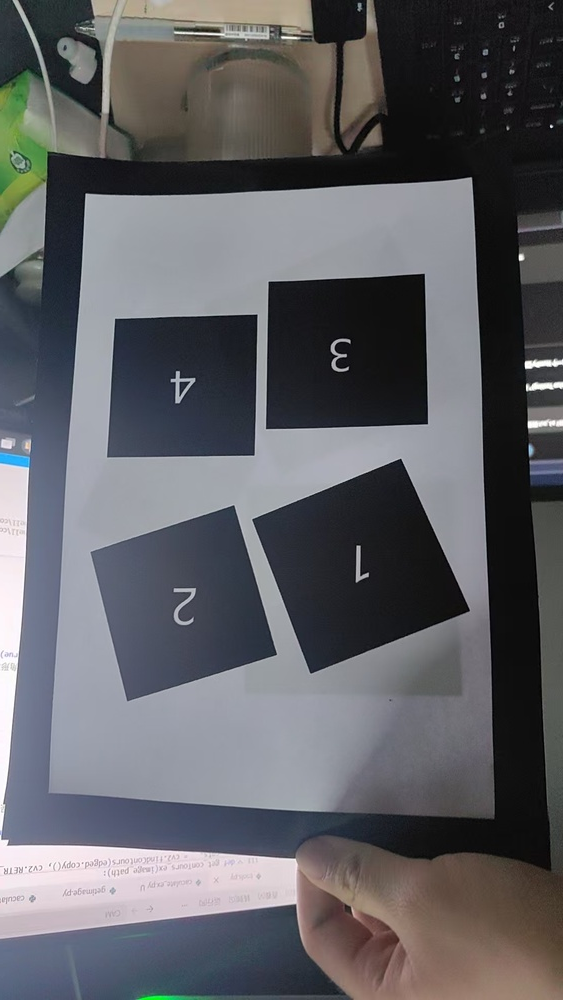
#> input picture data/test.jpg, 563 x 1000 px, shrunk from 1080 x 1919 before the run; its folder holds only this picture in this run
$ python -i tools.py   (imports and definitions only)
#> lines starting #> are read from the running program, lines starting #| are printed output that depends on the picture; after the words box and inside, x2 and y2 are one past the last pixel; in counts of white or black regions, pixels touching at a corner belong together
import cv2
import numpy as np

# [114 lines left out: function get_conTours, not called in this run]

def get_conTours_ex(image_path):
#> called with image_path = '../data/test.jpg'
    img = cv2.imread(image_path)
#> img is the input picture: shape (1000, 563, 3); mean B, G, R 100.5, 96.1, 95.6
    if img is None:
        print("错误：无法加载图片")
        return None
    print(f"图片读取成功！大小：{img.shape[0]} x {img.shape[1]}")
#| 图片读取成功！大小：1000 x 563

    # 2. 预处理：灰度化 -> 高斯滤波 -> 边缘检测
    gray = cv2.cvtColor(img, cv2.COLOR_BGR2GRAY)
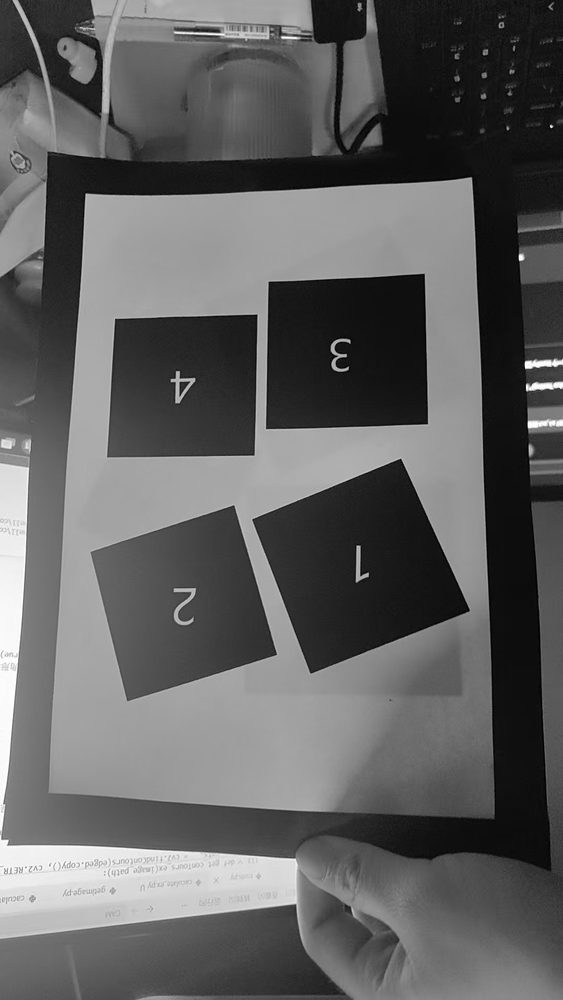
#> gray: shape (1000, 563); min 0, max 255, mean 96.5

    gray[gray < 50] = 0
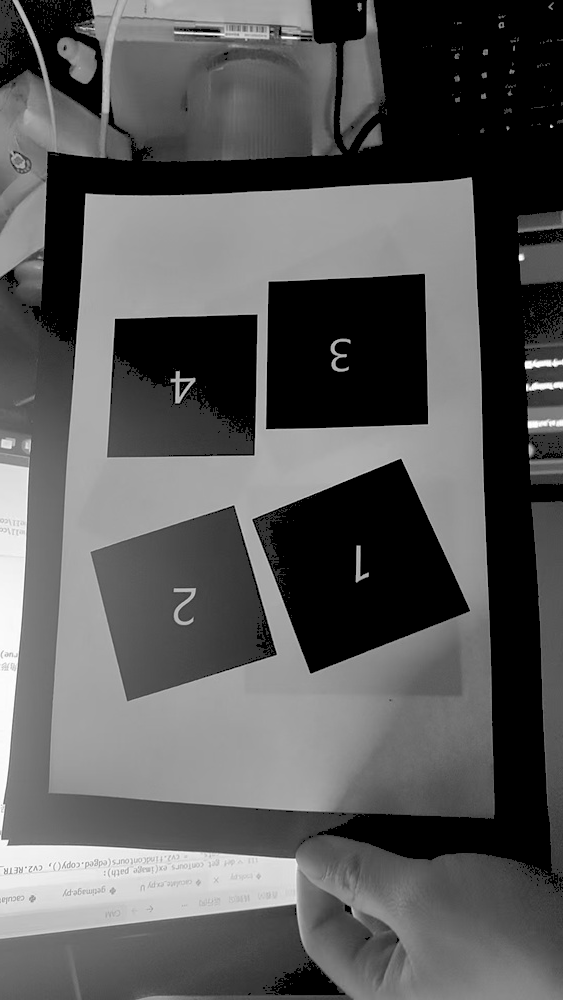
#> gray: shape (1000, 563); min 0, max 255, mean 89.3
    gray[gray >= 50] = 255#二值化，主要去除阴影
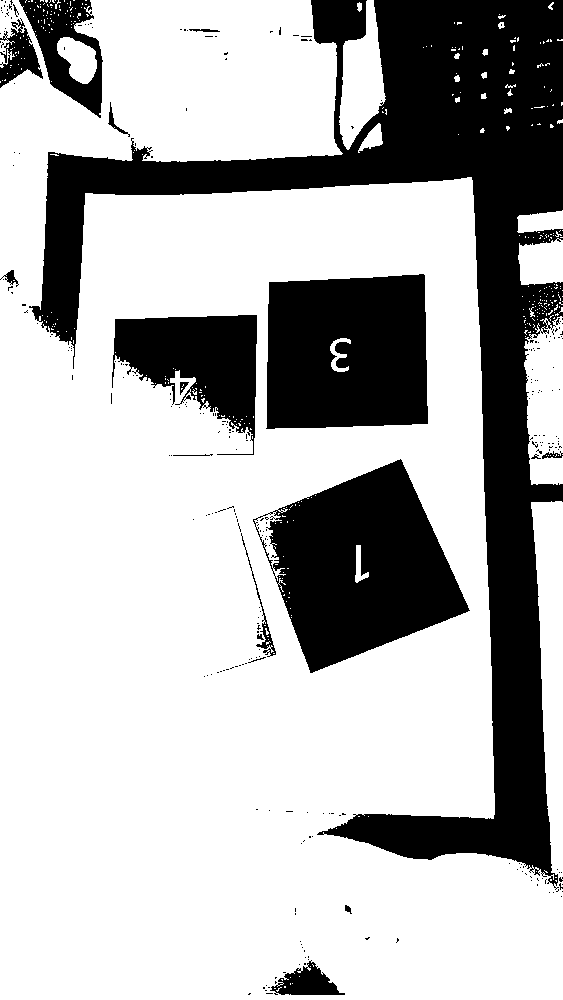
#> gray: shape (1000, 563); 70.8% white; 281 black regions (262 under 20 px), largest, box (x1, y1, x2, y2) and area: (29, 0, 563, 890) 95034, (253, 459, 470, 673) 26445, (266, 274, 428, 429) 23203

    #调试开启
    # cv2.namedWindow("Gray", cv2.WINDOW_NORMAL)
    # cv2.imshow("Gray", gray)

    blurred = cv2.GaussianBlur(gray, (5, 5), 0)
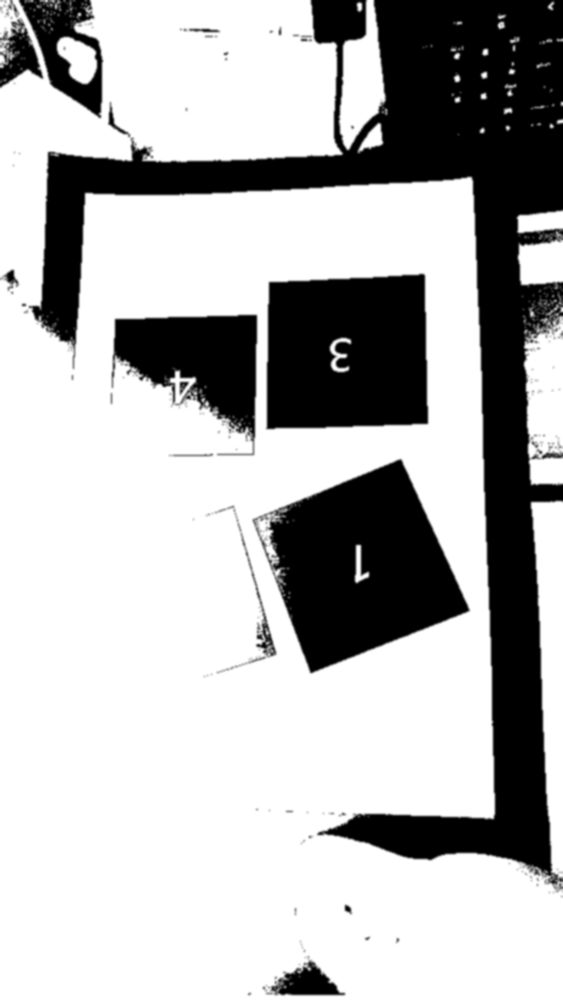
#> blurred: shape (1000, 563); min 0, max 255, mean 180.5

    edged = cv2.Canny(blurred, 100, 150)
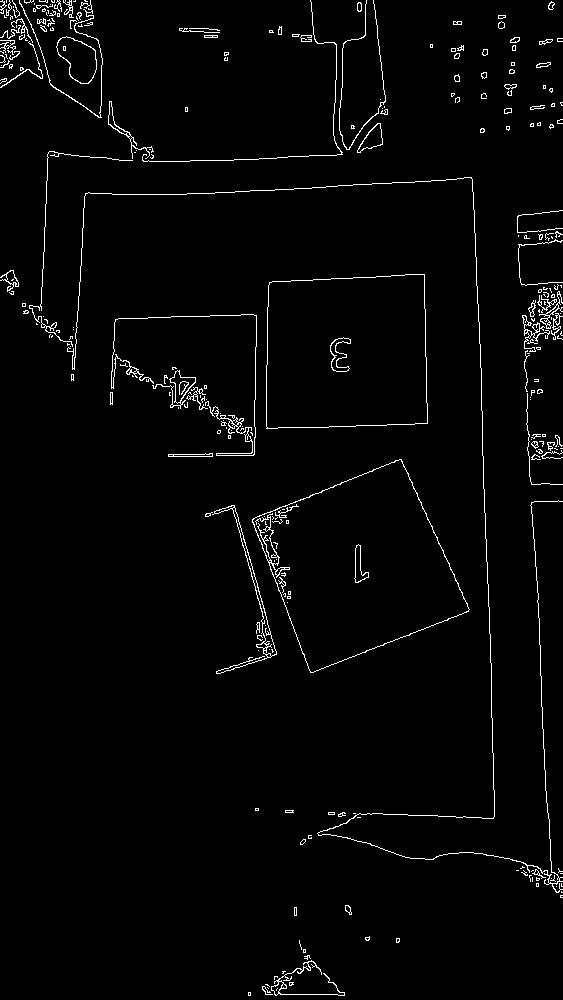
#> edged: shape (1000, 563); 2.2% white in thin lines or dots

    #100：低阈值（threshold1），用于检测弱边缘。梯度值低于此阈值的像素会被丢弃。
    #150：高阈值（threshold2），用于检测强边缘。梯度值高于此阈值的像素被认为是确定的边缘。
    # cv2.namedWindow("Edged", cv2.WINDOW_NORMAL)
    # cv2.imshow("Edged", edged)

    # 3. 寻找轮廓并排序（取面积最大的，即 A4 纸外框）
    cnts, _ = cv2.findContours(edged.copy(), cv2.RETR_LIST, cv2.CHAIN_APPROX_NONE)
#> cnts = 452 contours, 370 with area under 20; largest, box (x1, y1, x2, y2) and area: (252, 459, 470, 673) 27460, (252, 459, 470, 673) 27252, (266, 274, 428, 429) 23466, (266, 274, 428, 429) 23463, (56, 36, 97, 84) 1222

    #print(f"原始轮廓数量：{len(cnts)}")
    cnts = sorted(cnts, key=cv2.contourArea, reverse=True)

    # 4.用面积与周长之比的方法来过滤掉一些不规则的轮廓，保留更接近矩形的轮廓
    #min_area = img.shape[0] * img.shape[1] * 0.005  # 根据实际情况调整最小面积阈值
    min_area = cv2.contourArea(cnts[0]) * 0.02
#> min_area = 549.2
    good_cnts = []
    for cnt in cnts:
        x, y, w, h = cv2.boundingRect(cnt)
        area = w * h

        if area < min_area:
            continue

        peri = cv2.arcLength(cnt, True)
        if peri == 0:
            continue


        # 稍微减小 epsilon 参数 (0.02 -> 0.015)，防止三角形顶点被过度简化
        approx = cv2.approxPolyDP(cnt, 0.015 * peri, True)

        # 凸性检测
        # if not cv2.isContourConvex(approx):
        #     continue

        num_vertices = len(approx)
        rect = cv2.minAreaRect(cnt)
        (x, y), (w, h), angle = rect
        ratio = w / h if h != 0 else 0
        rect_area = w * h
        extent = area / rect_area if rect_area != 0 else 0


        # . 矩形/A4纸判定 (通常拟合为 4 个点)
        if num_vertices == 4:
            # 矩形占空比很高，通常 > 0.7 (理想是 1.0)
            if extent > 0.65 and 0.5 < ratio < 2.0:
                good_cnts.append(cnt)
        elif num_vertices > 4:
            good_cnts.append(cnt)
#> this loop made 452 passes
#> area on passes 22, 24, 25: 418, 221, 180
#> after the loop, good_cnts = 31 contours, 3 with area under 20; largest, box (x1, y1, x2, y2) and area: (252, 459, 470, 673) 27460, (252, 459, 470, 673) 27252, (266, 274, 428, 429) 23466, (266, 274, 428, 429) 23463, (56, 36, 97, 84) 1222

    #print(f"过滤前轮廓数量：{len(good_cnts)}")


    ft_cnts =filter_similar_contours(good_cnts)
#> in filter_similar_contours, `cnts = sorted(cnts, key=cv2.contourArea, reverse=True)`: cnts has the same summary as good_cnts in get_conTours_ex
#> the loop in filter_similar_contours, `for cnt in cnts:` made 31 passes
#> (curr_cx, curr_cy, curr_area) on passes 1 to 10: (358, 565, 27460), (358, 565, 27251.5), (346, 352, 23465.5), (346, 352, 23463), (77, 58, 1222), (78, 58, 1188), (255, 597, 714), (258, 598, 557.5), (180, 385, 407.5), (181, 385, 367)
#> curr_cx on pass 11: 371
    print(f"过滤后轮廓数量：{len(ft_cnts)}")
#| 过滤后轮廓数量：27

    # [7 lines of commented-out code are left out]

    a4_out, border_in, target = get_cplx_conTours(ft_cnts,gray.copy())
#> the loop in get_cplx_conTours, `for i in range(len(cnts)):` made 1 pass
#> the loop in get_cplx_conTours, `for cand in cnts:` made 27 passes

    num_cnt = 0
    if a4_out is not None:
        num_cnt += 1
    if border_in is not None:
        num_cnt += 1
    if   len(target) > 0:
        if isinstance(target[0], np.ndarray) and target[0].ndim > 1:
            num_cnt += len(target)
        else:
            num_cnt += 1
    if len(target) > 0:
        print(f"轮廓数量：{num_cnt} (A4外框: {len(a4_out)}, 内沿: {len(border_in)}, 目标: {len(target)})")

    img_all = img.copy()

    cv2.drawContours(img_all, [a4_out, border_in]+target, -1, (0, 255, 0), 2)
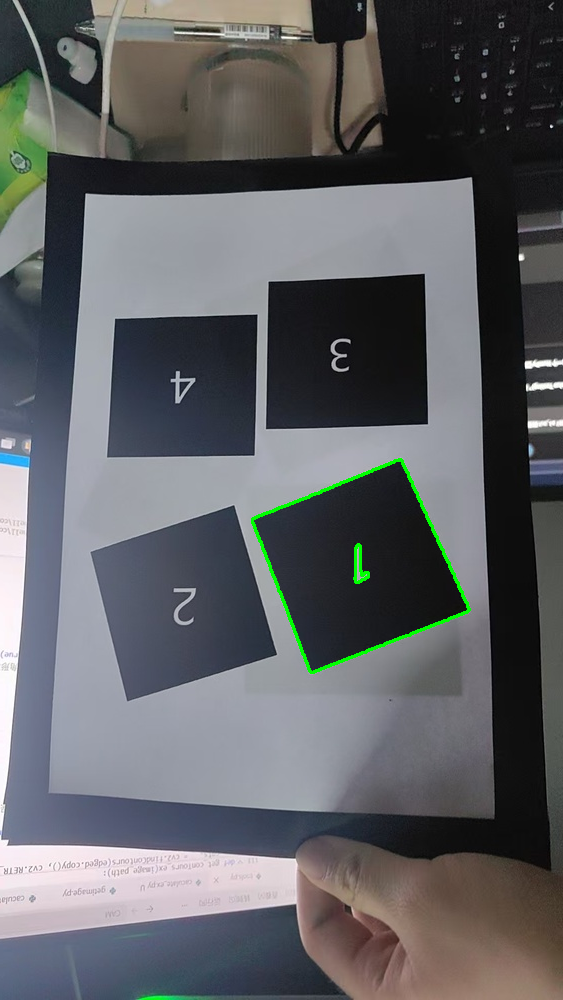
#> img_all: shape (1000, 563, 3); 0.47% of pixels changed, all inside (x1, y1, x2, y2) = (251, 458, 471, 674)
    cv2.namedWindow("All Contours", cv2.WINDOW_NORMAL)
    cv2.imshow("All Contours", img_all)
    #cv2.waitKey(-1)#调试时开启


    return a4_out, border_in, target, gray

def get_cplx_conTours(ft_cnts,gray_img):
    """
    ft_cnts: 预过滤后的轮廓列表
    """
    # 按面积降序
    cnts = sorted(ft_cnts, key=cv2.contourArea, reverse=True)

    a4_out = None
    border_in = None
    targets = []

    # 第一步：锁定边框
    for i in range(len(cnts)):
        c_parent = cnts[i]
        for j in range(i + 1, len(cnts)):
            c_child = cnts[j]
            M = cv2.moments(c_child)
            if M["m00"] == 0: continue
            centroid = (int(M["m10"]/M["m00"]), int(M["m01"]/M["m00"]))

            if cv2.pointPolygonTest(c_parent, centroid, False) >= 0:
                a4_out, border_in = c_parent, c_child
                break
        if a4_out is not None: break

    # 第二步：提取目标
    if border_in is not None:
        for cand in cnts:
            if cand is a4_out or cand is border_in: continue

            M = cv2.moments(cand)
            if M["m00"] == 0: continue
            centroid = (int(M["m10"]/M["m00"]), int(M["m01"]/M["m00"]))

            # 必须在黑框内沿内部
            if cv2.pointPolygonTest(border_in, centroid, False) >= 0:
                peri = cv2.arcLength(cand, True)
                approx = cv2.approxPolyDP(cand, 0.02 * peri, True)

                if len(approx) == 4:
                    # 正常正方形
                    targets.append(cand)
                elif len(approx) > 4:
                    # 复杂重叠多边形 -> 拆分
                    split_res = split_fused_squares(cand,gray_img)
                    targets.extend(split_res)

    targets = sorted(targets, key=cv2.contourArea, reverse=True)

    return a4_out, border_in, targets

# [45 lines left out: function get_final_nested_contours, not called in this run]

def filter_similar_contours(cnts, dist_thresh=10, area_ratio_thresh=0.9, shape_thresh=0.1):
    if not cnts:
        return []

    # 1. 按面积从大到小排序，确保优先保留“外侧”或更完整的轮廓
    cnts = sorted(cnts, key=cv2.contourArea, reverse=True)
    unique_cnts = []
    centers = []
    areas = []

    for cnt in cnts:
        # 计算当前轮廓的特征
        M = cv2.moments(cnt)
        if M["m00"] == 0: continue

        curr_cx = int(M["m10"] / M["m00"])
        curr_cy = int(M["m01"] / M["m00"])
        curr_area = M["m00"]

        is_duplicate = False

        # 2. 与已经保留的唯一轮廓逐一比对
        for i, (prev_cx, prev_cy) in enumerate(centers):
            # a. 计算重心欧氏距离
            dist = np.sqrt((curr_cx - prev_cx)**2 + (curr_cy - prev_cy)**2)

            # b. 计算面积比例
            area_ratio = curr_area / areas[i] # 因为已排过序，所以必定 <= 1

            # c. 计算形状相似度 (Hu矩)
            # cv2.CONTOURS_MATCH_I1 是最常用的匹配指标，越小越像
            shape_similarity = cv2.matchShapes(cnt, unique_cnts[i], cv2.CONTOURS_MATCH_I1, 0.0)

            # --- 判定准则 ---
            # 如果重心离得近，且面积、形状都高度相似，则判定为重复
            if dist < dist_thresh and area_ratio > area_ratio_thresh and shape_similarity < shape_thresh:
                is_duplicate = True
                break

        if not is_duplicate:
            unique_cnts.append(cnt)
            centers.append((curr_cx, curr_cy))
            areas.append(curr_area)

    return unique_cnts

# [132 lines left out: functions refine_approx, caculate_square_x, caculate_triangle_x, caculate_circle_x, caculate_square_incline, not called in this run]
def split_fused_squares(cand_contour, gray_img, debug_image=None):
    """
    直接利用原图灰度图进行角点检测并拟合
    :param cand_contour: 原始复杂轮廓
    :param gray_img: 全图灰度图 (用于检测)
    :param debug_image: 用于绘制调试信息的原图
    """
    #debug_image = cv2.cvtColor(gray_img, cv2.COLOR_GRAY2BGR)
    # 1. 确定搜索范围 (ROI)
    x, y, w, h = cv2.boundingRect(cand_contour)
    pad = 20
    # 局部画布尺寸
    roi_h, roi_w = h + pad*2, w + pad*2
    # 创建一张全黑的局部画布
    roi_gray = np.zeros((roi_h, roi_w), dtype=np.uint8)

    # 计算平移偏移量
    offset_x = max(0, x - pad)
    offset_y = max(0, y - pad)
    offset = np.array([offset_x, offset_y])

    # 2. 将目标轮廓绘制到局部画布上 (填充为实心白色)
    # 这样可以过滤掉 ROI 矩形区域内所有不属于该轮廓的干扰点
    shifted_cnt = (cand_contour.astype(np.int32) - offset).astype(np.int32)
    cv2.drawContours(roi_gray, [shifted_cnt], -1, 255, -1)
    #cv2.imshow("ROI ", roi_gray)  # 调试时开启

    debug_image = cv2.cvtColor(roi_gray, cv2.COLOR_GRAY2BGR)
    # 2. 直接在灰度 ROI 上检测角点
    # 对于黑色实心正方形，直角顶点是 Harris 响应的最强点
    corners = cv2.goodFeaturesToTrack(roi_gray, maxCorners=20,
                                      qualityLevel=0.3, minDistance=5, blockSize=5)

    #print(f"拟合顶点数量：{len(corners) if corners is not None else 0}")

    if corners is None:
        print("未检测到任何角点，无法拆分")
        return []

    # 转化为相对于 ROI 的坐标列表
    raw_pools = [c.ravel() for c in corners]
    pools_new = []

    edges = roi_gray

    # 3. 计算所有点之间的距离矩阵，寻找每个点的最近邻距离
    # 使用 NumPy 的广播机制快速计算
    pts_array = np.array(raw_pools) # (N, 2)

    diff = pts_array[:, np.newaxis, :] - pts_array[np.newaxis, :, :] # (N, N, 2)

    dist_matrix = np.linalg.norm(diff, axis=2) # (N, N)

    # 将对角线（点到自身的距离 0）填充为无穷大，方便取最小值
    np.fill_diagonal(dist_matrix, np.inf)

    # 4. 遍历并利用自适应半径进行角度验证
    for i in range(len(raw_pools)):
        p_center = raw_pools[i]

        # --- 核心逻辑：动态计算半径 ---
        min_dist = np.min(dist_matrix[i])
        # 半径取最近邻距离的一半，设定上下限防止极端情况
        # 上限 20 像素防止采样太远，下限 2 像素确保能算出向量
        if min_dist <5:
            adaptive_radius = 2
        else:
            adaptive_radius = np.clip(min_dist *1/2, 2, 30)


        sample_mask = np.zeros_like(edges)
        cv2.circle(sample_mask, (int(p_center[0]), int(p_center[1])), int(adaptive_radius), 255, 1)
        intersection = cv2.bitwise_and(sample_mask, edges)
        iy, ix = np.where(intersection > 0)

        if len(ix) >= 2:
            # 取距离最远的两个采样点作为向量末端
            p_edge1 = np.array([ix[0], iy[0]])
            p_edge2 = np.array([ix[-1], iy[-1]])

            v1, v2 = p_edge1 - p_center, p_edge2 - p_center
            l1, l2 = np.linalg.norm(v1), np.linalg.norm(v2)

            if l1 > 0 and l2 > 0:
                cos_theta = np.dot(v1, v2) / (l1 * l2)
                angle = np.degrees(np.arccos(np.clip(cos_theta, -1.0, 1.0)))
                #print(f"第 {i+1} 点 {p_center} 的自适应半径: {adaptive_radius:.2f}, 夹角: {angle:.2f} 度")
                # 直角判定
                if 75 <= angle <= 105 or angle<7 or angle>173:
                    pools_new.append(p_center)
        else:
            print(f"第 {i+1} 点 {p_center} 的自适应半径: {adaptive_radius:.2f}, 采样点不足，无法计算夹角")
    # --- 修正后的绘图部分 调试时开启！---
    # if debug_image is not None and len(ix) > 0:
    #         for tx, ty in zip(ix, iy):
    #             # 1. 转换到全局坐标
    #             gx = tx
    #             gy = ty

    #             # 2. 绘制交点作为小黄色圆点 (radius=2)
    #             #cv2.circle(debug_image, (gx, gy), 1, [0,0,255], 1)

    #         # 【可选 bonus】同时也把这个自适应圆周本身画在 debug_image 上，方便对照
    #         g_center = (int(p_center[0] ), int(p_center[1] ))
    #         # 同样使用黄色，线宽设为 1]
    #         cv2.circle(debug_image, g_center, int(adaptive_radius), [0,0,255], 1)

    # if debug_image is not None:
    #     for p in pools_new:
    #         # p 是 [x, y]，offset 是 [ox, oy]
    #         # 确保 cp 是一个一维数组 [x_global, y_global]
    #         cp = p.ravel()
    #         # 绘图时强制转换为 int 类型的元组 (x, y)
    #         center = (int(cp[0]), int(cp[1]))
    #         cv2.circle(debug_image, center, 5, (0, 255, 0), -1)

    #     cv2.namedWindow("Detected Corners", cv2.WINDOW_NORMAL)
    #     cv2.imshow("Detected Corners", debug_image)

    squares = []
    used_indices = set()

    # 3. 遍历顶点：寻找符合正方形几何特征的三点组
    for i in range(len(pools_new)):
        if i in used_indices: continue
        for j in range(len(pools_new)):
            if i == j or j in used_indices: continue
            for k in range(len(pools_new)):
                if i == k or j == k or k in used_indices: continue

                # B 为潜在直角顶点，A、C 为两端点
                A, B, C = pools_new[i], pools_new[j], pools_new[k]
                v_BA = A - B
                v_BC = C - B
                l_BA = np.linalg.norm(v_BA)
                l_BC = np.linalg.norm(v_BC)

                # 判定条件：两条边长度比例接近 1 且 夹角接近 90 度
                if 0.95 < (l_BA / l_BC) < 1.05:
                    cos_theta = np.dot(v_BA, v_BC) / (l_BA * l_BC)
                    angle = np.degrees(np.arccos(np.clip(cos_theta, -1.0, 1.0)))

                    if 75 <= angle <= 105 or angle<7 or angle>173:
                        D = A + C - B # 补全第四点
                        sq = np.array([A, B, C, D], dtype=np.float32)

                        # 转换回全局坐标并存储
                        sq_global = (sq + offset).astype(np.int32).reshape(-1, 1, 2)
                        squares.append(sq_global)

                        used_indices.update([i, j, k])
                        # NMS: 如果 D 点本身也在检测到的角点池中，将其剔除
                        for m, pt in enumerate(pools_new):
                            if m not in used_indices and np.linalg.norm(pt - D) < 100:
                                used_indices.add(m)
                                break
                        break
            if i in used_indices: break

    #4. 剩下的两两成对点：根据边拟合
    remaining = [pools_new[idx] for idx in range(len(pools_new)) if idx not in used_indices]

    # 将 cand_contour 转换到 ROI 坐标系，用于内部测试
    shifted_cand_cnt = (cand_contour.astype(np.int32) - offset).astype(np.int32)

    # 计算 ROI 图像中心点（用于优化正方形中心位置）
    roi_center = np.array([roi_gray.shape[1] / 2.0, roi_gray.shape[0] / 2.0])

    while len(remaining) >= 2:
        p1 = remaining.pop(0)
        # 寻找最近的邻居
        remaining.sort(key=lambda p: np.linalg.norm(p1 - p))
        p2 = remaining.pop(0)

        v = p2 - p1
        # 正交向量 (边长强制相等)
        n1 = np.array([-v[1], v[0]])
        n2 = np.array([v[1], -v[0]])

        # 验证两个方向的中心点
        c1 = (p1 + p2 + (p2 + n1) + (p1 + n1)) / 4
        c2 = (p1 + p2 + (p2 + n2) + (p1 + n2)) / 4

        # 使用 pointPolygonTest 确保还原的正方形在原始重叠多边形区域内
        d1 = cv2.pointPolygonTest(shifted_cand_cnt, (float(c1[0]), float(c1[1])), False)
        d2 = cv2.pointPolygonTest(shifted_cand_cnt, (float(c2[0]), float(c2[1])), False)

        # 优先选择在轮廓内的方向，其次选择中心距离图像中心最近的
        dist1 = np.linalg.norm(c1 - roi_center)
        dist2 = np.linalg.norm(c2 - roi_center)

        if d1 >= 0 and d2 >= 0:
            # 两个都在内部，选择中心更接近图像中心的
            best_n = n1 if dist1 <= dist2 else n2
        elif d1 >= 0:
            best_n = n1
        elif d2 >= 0:
            best_n = n2
        else:
            # 两个都不在内部，选择中心更接近图像中心的
            best_n = n1 if dist1 <= dist2 else n2

        sq = np.array([p1, p2, p2 + best_n, p1 + best_n], dtype=np.float32)
        squares.append((sq + offset).astype(np.int32).reshape(-1, 1, 2))

    return squares

>>> result = get_conTours_ex('../data/test.jpg')
